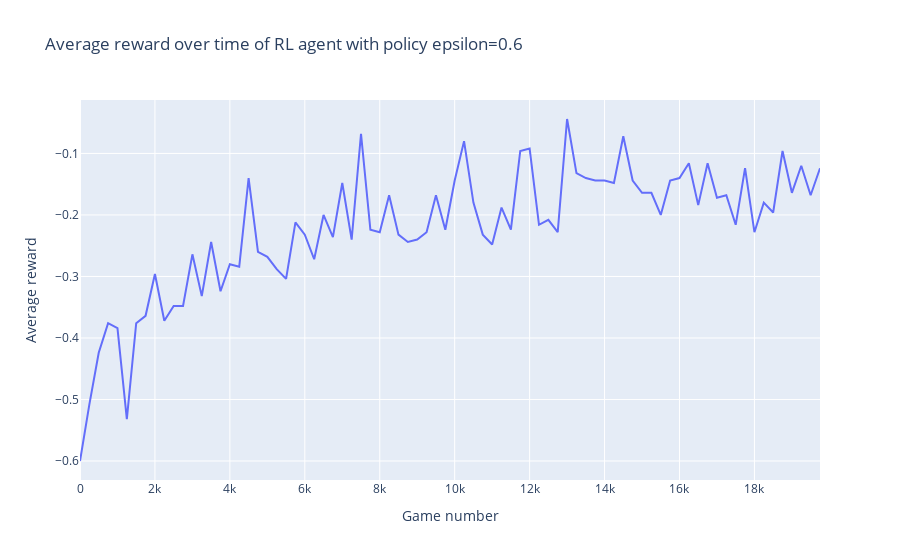

The notebook cell this image was saved under:
### Markdown cell above
#### Question 1

### Code cell
epsilon = 0.6

player_opt = OptimalPlayer(epsilon=0.5)
agent = QlearningAgent(epsilon=epsilon)

winnerList = play_games(player_opt, agent, maxGames=20_000)

groupSize = 250
y=winnerList.reshape(winnerList.size//groupSize, groupSize).mean(axis=1)
x=np.arange(y.size)*groupSize

fig = px.line(x=x, y=y, title=f'Average reward over time of RL agent with policy epsilon={epsilon}')
fig.update_layout(xaxis_title='Game number', yaxis_title='Average reward')
fig.show()

### Figure 1 — Plotly figure (JSON) as saved in the notebook; plotly's stock layout.template omitted (floating-point values rounded to 4 significant figures)
{"data": [{"hovertemplate": "x=%{x}<br>y=%{y}<extra></extra>", "legendgroup": "", "line": {"color": "#636efa", "dash": "solid"}, "marker": {"symbol": "circle"}, "mode": "lines", "name": "", "orientation": "v", "showlegend": false, "type": "scatter", "x": [0, 250, 500, 750, 1000, 1250, 1500, 1750, 2000, 2250, 2500, 2750, 3000, 3250, 3500, 3750, 4000, 4250, 4500, 4750, 5000, 5250, 5500, 5750, 6000, 6250, 6500, 6750, 7000, 7250, 7500, 7750, 8000, 8250, 8500, 8750, 9000, 9250, 9500, 9750, 10000, 10250, 10500, 10750, 11000, 11250, 11500, 11750, 12000, 12250, 12500, 12750, 13000, 13250, 13500, 13750, 14000, 14250, 14500, 14750, 15000, 15250, 15500, 15750, 16000, 16250, 16500, 16750, 17000, 17250, 17500, 17750, 18000, 18250, 18500, 18750, 19000, 19250, 19500, 19750], "xaxis": "x", "y": [-0.6, -0.508, -0.424, -0.376, -0.384, -0.532, -0.376, -0.364, -0.296, -0.372, -0.348, -0.348, -0.264, -0.332, -0.244, -0.324, -0.28, -0.284, -0.14, -0.26, -0.268, -0.288, -0.304, -0.212, -0.232, -0.272, -0.2, -0.236, -0.148, -0.24, -0.068, -0.224, -0.228, -0.168, -0.232, -0.244, -0.24, -0.228, -0.168, -0.224, -0.144, -0.08, -0.18, -0.232, -0.248, -0.188, -0.224, -0.096, -0.092, -0.216, -0.208, -0.228, -0.044, -0.132, -0.14, -0.144, -0.144, -0.148, -0.072, -0.144, -0.164, -0.164, -0.2, -0.144, -0.14, -0.116, -0.184, -0.116, -0.172, -0.168, -0.216, -0.124, -0.228, -0.18, -0.196, -0.096, -0.164, -0.12, -0.168, -0.124], "yaxis": "y"}], "layout": {"legend": {"tracegroupgap": 0}, "title": {"text": "Average reward over time of RL agent with policy epsilon=0.6"}, "xaxis": {"anchor": "y", "domain": [0, 1], "title": {"text": "Game number"}}, "yaxis": {"anchor": "x", "domain": [0, 1], "title": {"text": "Average reward"}}}}
